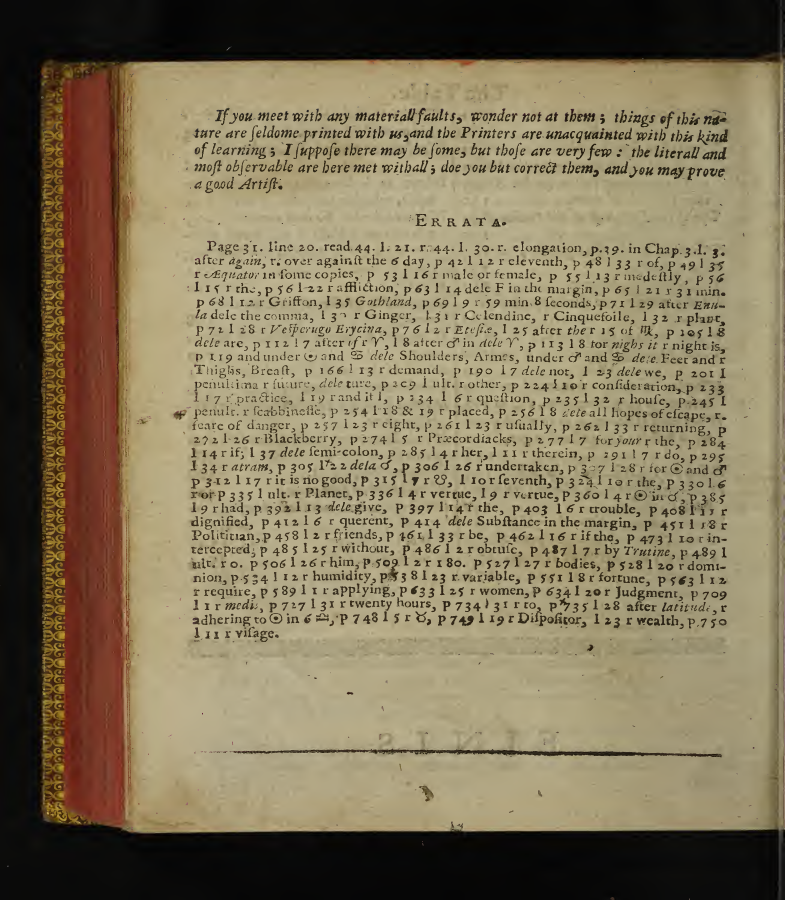
#> input picture tasks/astro-source-audit-multipass-20261005/batches/B02v/evidence/errata-888.png, 1569 x 1800 px, found by its file name (shown at 1/2 size)
$ python p360_glyph_detail.py
#> lines starting #> are read from the running program, lines starting #| are printed output that depends on the picture
from PIL import Image,ImageEnhance,ImageFilter
from pathlib import Path
b=Path("/home/joel/humandesign-worktrees/astro-lilly-b02v-20261014/tasks/astro-source-audit-multipass-20261005/batches/B02v")
for name,path,rect in [
 ("errata-p360-single","evidence/errata-888.png",(1000,952,1530,1025)),
 ("body-p360-early","evidence/pdf-394.png",(400,317,1535,432))
]:
 im=Image.open(b/path).convert("RGB").crop(rect)
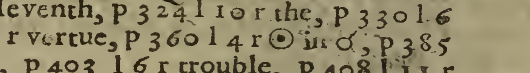
#> im: PIL image 530x73 RGB; mean R, G, B 146.7, 137.7, 106.4
 im=ImageEnhance.Contrast(im).enhance(1.6)
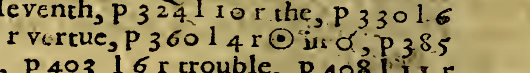
#> im: PIL image 530x73 RGB; mean R, G, B 152.6, 139.6, 92.8
 im=im.resize((im.width*4,im.height*4),Image.Resampling.LANCZOS)
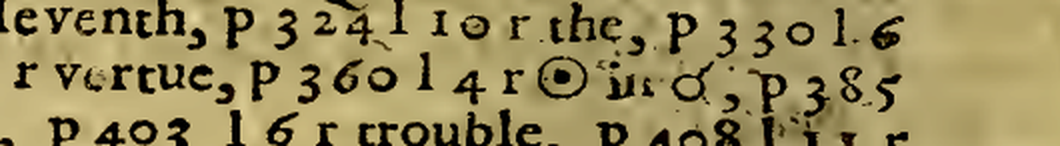
#> im: PIL image 2120x292 RGB (shown at 1/2 size); mean R, G, B 153.2, 140.2, 93.3
 dest=b/"independent_review"/"crops"/(name+".png")
 im.save(dest)
 print(name, im.size)
#| errata-p360-single (2120, 292)
#> (the run stopped early here; a loop or call above may not have finished)
